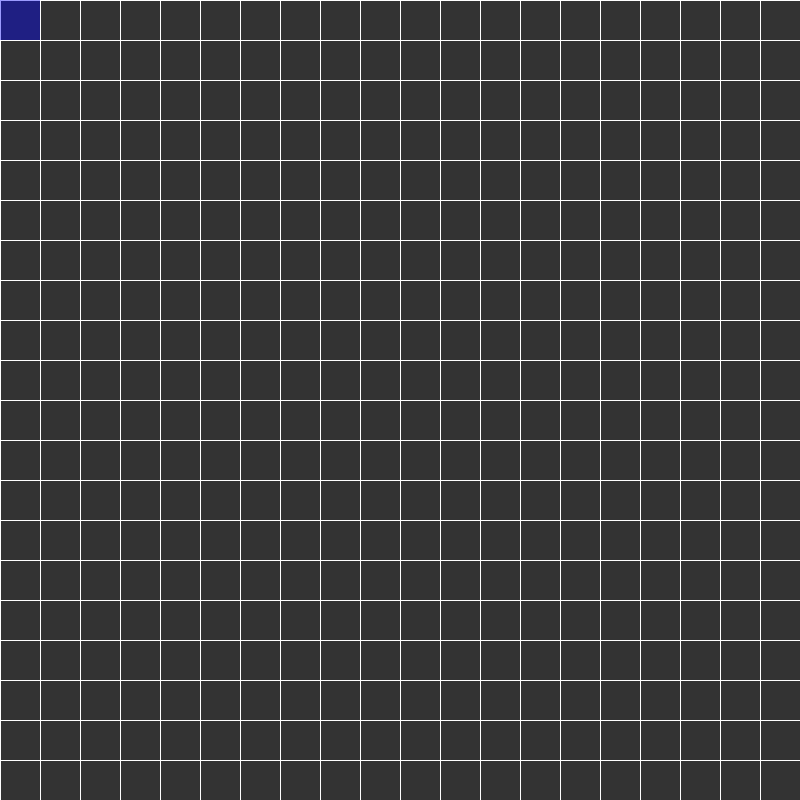
Frame 1 (no input)
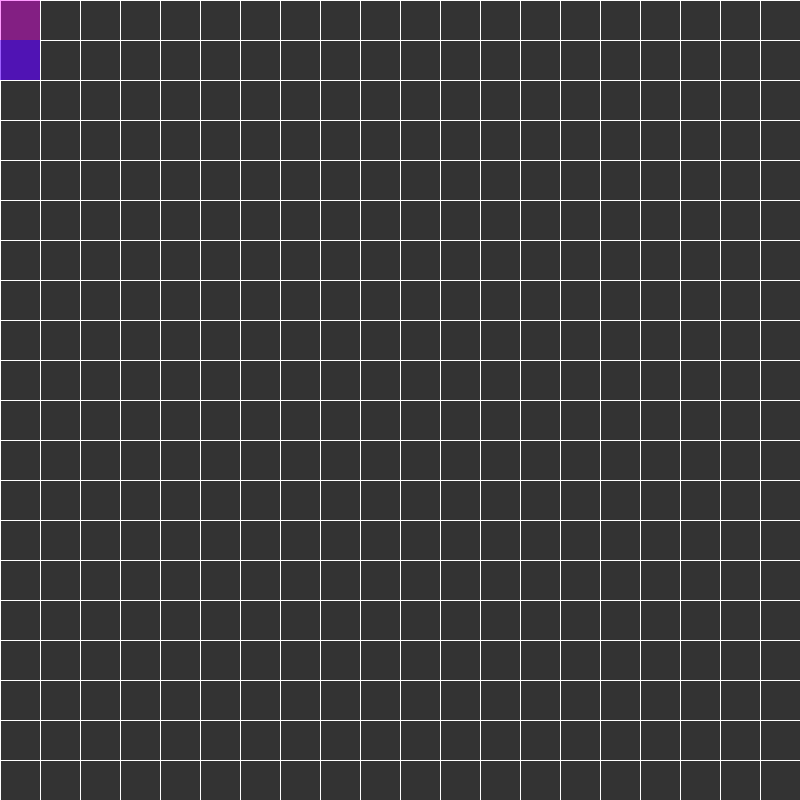
Frame 2 (the mouse pressed at the canvas centre, redrawn once)

The Processing sketch that drew these frames (run headless with seeded random() and noise(); the mouse was pressed at the canvas centre and the sketch redrawn once):

// Processing sketch: Astar_maze
// ── Astar_maze.pde
//maze generator including


import java.util.*;
import java.util.Stack;


int cols = 20;
int rows = 20;
int cellWidth, cellHeight;

Spot[][] grid = new Spot[rows][cols];


ArrayList<Spot> openSet = new ArrayList<Spot>();
ArrayList<Spot> closedSet = new ArrayList<Spot>();



Spot start, end, current;
boolean noSolution = false;


//maze
Spot mazeCurrent;
Stack stack = new Stack();

boolean finishMazeMake = false;

void setup() {
  size(800, 800);
  println("A*");
  //frameRate(20);
  cellWidth = width/cols;
  cellHeight = height/rows;
  
  
  for (int i = 0; i < rows; i++) {
    for (int j = 0; j < cols; j++) {
      grid[i][j] = new Spot(i, j);
    }
  }
  
 // println(grid[0][0].neighbors);
  
  start = grid[0][0];
  end = grid[rows-1][cols-1];
  
  start.wall = false;
  end.wall = false;
  
  openSet.add(start);
  
  mazeCurrent = grid[0][0];
  
  noLoop();
  
} 

void mousePressed() {
  loop();
}

void draw() {
  
  if (finishMazeMake == true) {
    if (!openSet.isEmpty()) {
      //we can keep going
      int winner = 0;
      
      //the node in openset having the lowest fscore value
      for (int i = 0; i < openSet.size(); i++) {
        if (openSet.get(i).f < openSet.get(winner).f)
          winner = i;
      }
      
      current = openSet.get(winner);
      if (openSet.get(winner).equals(end)) {
        
        //find path
        noLoop();
        println("finish");
      }
      
      
      //openSet.remove(current);
      removeFromArray(openSet, current);
      closedSet.add(current);
      
      
      
      //for each neighbor of current
        ArrayList<Spot> neighbors = current.neighbors;
        
       for (int i = 0; i < neighbors.size(); i++) {
         Spot neighbor = neighbors.get(i);
         
         //the neighbor which is not in closedset
         if (!closedSet.contains(neighbor) && !neighbor.wall) {
           float tempG = current.g + 1;
           boolean newPath = false;
           if (openSet.contains(neighbor)) {
             if (tempG < neighbor.g) {
               neighbor.g = tempG;//this path is the best until
               newPath = true;
             }
           } else {//discover a new node
             neighbor.g = tempG;
             openSet.add(neighbor);
             newPath = true;
           }
           if (newPath) {
             neighbor.h = heuristic(neighbor, end);
             neighbor.f = neighbor.g + neighbor.h;
             neighbor.previous = current;
           }
         }
         
         
       }//end of for
      
      
    } else {
      //no solution;
      println("No path");
      noSolution = true;
      noLoop();
      return;
    }
  
    background(51);
  
    for (int i = 0; i < rows; i++) {
      for (int j = 0; j < cols; j++) {
        grid[i][j].show(color(255));
      }
    }
    
    for (int i = 0; i < closedSet.size(); i++) {
      //closedSet.get(i).show(color(255,0,0));
    }
    
    for (int i = 0; i < openSet.size(); i++) {
      //openSet.get(i).show(color(0,255,0));
    }
      
     //path
     ArrayList<Spot> path = new ArrayList<Spot>();;
       Spot temp = current;
       path.add(temp);
          
       while (temp.previous != null) {
         path.add(temp.previous);
         temp = temp.previous;
       }  
     
      
    for (int i = 0; i < path.size(); i++) {
      //path.get(i).show(color(0, 0, 255));
    }
    
    noFill();
    stroke(255, 0, 200);
    strokeWeight(4);
    beginShape();
      for (int i = 0; i < path.size(); i++) {
        vertex(path.get(i).x*cellWidth+cellWidth/2,path.get(i).y*cellHeight+cellHeight/2); 
      }
    endShape();
    
    
  }// end of   if (finishMazeMake == true)
  
  else {
    background(51);
    
      for (int i = 0; i < rows; i++) {
        for (int j = 0; j < cols; j++) {
          grid[i][j].show(color(255));
        }
      }
     mazeCurrent.visited = true;
     mazeCurrent.highlight();
     //step1
     
     Spot next = mazeCurrent.checkNeighbors();
    if (next != null) {
      next.visited = true;
      
      //step2 last implement
      //push the current cell to the stack
      stack .push(mazeCurrent);
      
      //step 3
      removeWalls(mazeCurrent, next);
      
      
      //step 4
      mazeCurrent = next;
    } else if (!stack.empty()) {
      //back tracking
      mazeCurrent =  (Spot)stack.pop();
    } else if (stack.empty()) {
      println("finish make maze");
      finishMazeMake = true;
      
      for (int i = 0; i < rows; i++) {
        for (int j = 0; j < cols; j++) {
          grid[i][j].addNeighbors(grid);
        }
      }
      
      
      //noLoop();
      //return;
    }
  }// end of else
  
}

void removeWalls(Spot a, Spot b) {

    int x = a.x - b.x;
    int y = a.y - b.y;
    if (x == 1) {
      a.walls[3] = false;
      b.walls[1] = false;
    } else if (x == -1) {
      a.walls[1] = false;
      b.walls[3] = false;
    }

    if (y == 1) {
      a.walls[0] = false;
      b.walls[2] = false;
    } else if (y == -1) {
      a.walls[2] = false;
      b.walls[0] = false;
    }
}


float heuristic(Spot a, Spot b) {
  //float d = dist(a.x, a.y, b.x, b.y);
  float d = abs(a.x - b.x) + abs(a.y - b.y);
  return d;
}


void removeFromArray(ArrayList<Spot> arr, Spot elt) {
  for (int i = arr.size() - 1; i >=0; i--) {
    if (arr.get(i).equals(elt)) {
      arr.remove(i);
    }
  }
  
}
// ── Spot.pde

class Spot {
  float f, g, h;
  int x, y;
  ArrayList<Spot> neighbors = new ArrayList<Spot>();
  Spot previous;
  
  boolean wall = false;
  boolean[] walls = {true, true, true, true};//top, right, bottom, left
  boolean visited = false;

  Spot(int i, int j) {//row, cols
    f = g = h = 0;//f = g + h;
    y = i;
    x = j;
    previous = null;
    
    if (random(1) < 0)
      this.wall = true;
  }
  
  
  void show(color cellColor) {
    //fill(cellColor);
    
    if (this.wall) {
      fill(0);
      noStroke();
      ellipse(x*cellWidth+cellWidth/2, y*cellHeight+cellHeight/2, cellWidth/2, cellHeight/2); 
   
    }
    stroke(255);
    if (walls[0])
      line(x*cellWidth    , y*cellHeight    , x*cellWidth + cellWidth, y*cellHeight);//top
    
    if (walls[1])
      line(x*cellWidth + cellWidth, y*cellHeight    , x*cellWidth + cellWidth, y*cellHeight + cellHeight);//right
    if (walls[2])
      line(x*cellWidth + cellWidth, y*cellHeight + cellHeight, x*cellWidth    , y*cellHeight+ cellHeight);//bottom
    if (walls[3])
      line(x*cellWidth    , y*cellHeight + cellHeight, x*cellWidth    , y*cellHeight);//left
    
    if (visited) {
      noStroke();
      fill(255, 0, 255, 100);
      rect(x*cellWidth, y*cellHeight, cellWidth, cellHeight);
    }
    
    
    
   
    //rect(x*cellWidth, y*cellHeight, cellWidth-1, cellHeight-1); 
    
    //textSize(10);
    //fill(255);
    //text(str(f), x*cellWidth+cellWidth/2, y*cellHeight+cellHeight/2);
  }
  
  
 int index(int row, int col) {
   if (row < 0 || row > rows-1 || col < 0 || col > cols-1) {
     return -1;
   }
   return 0;
 }
  
  Spot checkNeighbors() {//for maze
   
   //i, j(row, col)
   //i-1 j, i j+1, i+1 j, i j-1
   Spot[] neighbors = new Spot[0];
   int topIndex, rightIndex, bottomIndex, leftIndex;
   topIndex      = index(y-1, x);
   rightIndex    = index(y, x+1);
   bottomIndex   = index(y+1, x);
   leftIndex     = index(y, x-1);
   
   
   Spot top, right, bottom, left;
   if (topIndex != -1) {
     top = grid[y-1][x];
     if (!top.visited)
            neighbors = (Spot[])append(neighbors, top);
   } 
   if (rightIndex != -1) {
     right = grid[y][x+1];
     if (!right.visited)
            neighbors = (Spot[])append(neighbors, right);
   }
   if (bottomIndex != -1) {
     bottom = grid[y+1][x];
     if (!bottom.visited)
            neighbors = (Spot[])append(neighbors, bottom);
   }
   if (leftIndex != -1) {
     left = grid[y][x-1];
     if (!left.visited)
            neighbors = (Spot[])append(neighbors, left);
   }
   
   if(neighbors.length > 0 ) {
     int r = floor(random(0, neighbors.length));
     return neighbors[r];
   } else
     return null;
 }
 
 void highlight() {
   noStroke();
   fill(0,0,255,100);
   rect(x*cellWidth, y*cellHeight, cellWidth, cellHeight);
 }
  
  
  void addNeighbors(Spot[][] grid) {//for a *
    int i, j;//row, col
    i = this.y;
    j = this.x;
    if (i > 0 && grid[i-1][j].walls[2] == false)
      neighbors.add(grid[i-1][j]);//top
    
    if (j < cols - 1 && grid[i][j+1].walls[3] == false)
      neighbors.add(grid[i][j+1]);//right
    
    if (i < rows - 1 && grid[i+1][j].walls[0] == false)
      neighbors.add(grid[i+1][j]);//bottom
    
    if (j > 0 && grid[i][j-1].walls[1] == false)
      neighbors.add(grid[i][j-1]);//left
    
    //maze doesn't need digonal
    //if (i > 0 && j > 0)
    //  neighbors.add(grid[i-1][j-1]);//lefet diognal
    
    //if (i < rows -1 && j < cols -1)
    //  neighbors.add(grid[i+1][j+1]);//right diognal
    
  }
  
}
